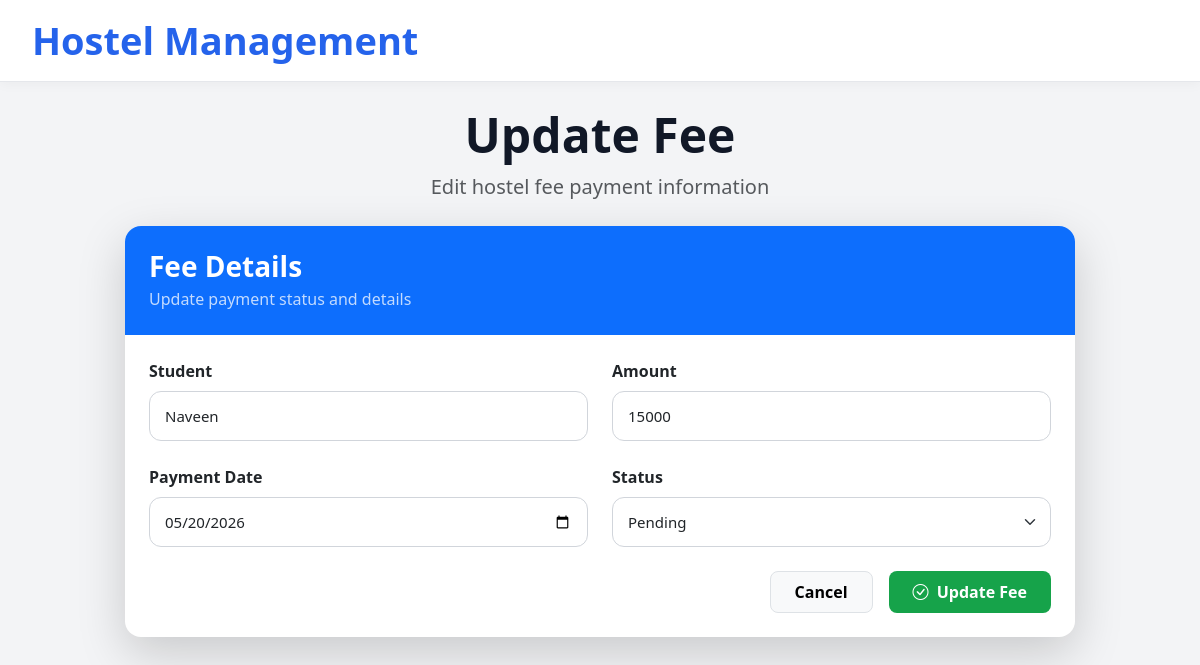
The page /update-fee/6/ on the database its author committed.
### hostel_app/models.py (models this page shows, shortened)
class Fee(models.Model):
    student = models.ForeignKey(
        Student,
        on_delete=models.CASCADE
    )
    amount = models.IntegerField()
    payment_date = models.DateField()
    status = models.CharField(
        max_length=20
    )

### hostel_app/views.py (the view, shortened to what this page needs)
def update_fee(request, id):
    fee = Fee.objects.get(id=id)
    form = FeeForm(instance=fee)
    context = {
        "form": form
    }
    return render(
        request,
        "fees/update_fee.html",
        context
    )

### hostel_app/forms.py
class FeeForm(forms.ModelForm):
    class Meta:
        model = Fee
        fields = "__all__"
        widgets = {
            "payment_date": forms.DateInput(
                attrs={
                    "type": "date",
                    "class": "form-control"
                }
            ),
            'status': forms.Select(
    choices=[
        ('Pending', 'Pending'),
        ('Paid', 'Paid'),
    ],
    attrs={
        'class': 'form-select'
    }
),
            "student": forms.Select(
                attrs={
                    "class": "form-control"
                }
            ),
            "amount": forms.NumberInput(
                attrs={
                    "class": "form-control"
                }
            ),
        }

### hostel_app/models.py (called while the page is built)
    def __str__(self):
        return self.student_name

### hostel_app/templates/fees/update_fee.html (shortened to what this page needs)
{% extends "master.html" %}
{% block content %}
<div class="container-fluid py-4">
    <div class="text-center mb-4">
        <h1 class="fw-bold display-5 mb-2">
            Update Fee
        </h1>
        <p class="text-muted fs-5">
            Edit hostel fee payment information
        </p>
    </div>
    <div class="card border-0 shadow-lg rounded-4 overflow-hidden mx-auto"
         style="max-width: 950px;">
        <div class="bg-primary text-white p-4">
            <h3 class="fw-bold mb-1">
                Fee Details
            </h3>
            <p class="mb-0 opacity-75">
                Update payment status and details
            </p>
        </div>
        <div class="card-body p-4">
            <form method="POST">
                <div class="row g-4">
                    <div class="col-md-6">
                        <label class="form-label fw-semibold">
                            Student
                        </label>
                        {{ form.student }}
                    </div>
                    <div class="col-md-6">
                        <label class="form-label fw-semibold">
                            Amount
                        </label>
                        {{ form.amount }}
                    </div>
                    <div class="col-md-6">
                        <label class="form-label fw-semibold">
                            Payment Date
                        </label>
                        {{ form.payment_date }}
                    </div>
                    <div class="col-md-6">
                        <label class="form-label fw-semibold">
                            Status
                        </label>
                        {{ form.status }}
                    </div>
                </div>
                <div class="d-flex justify-content-end gap-3 mt-4">
                    <a href="{% url 'fee-list' %}"
                       class="btn btn-light border px-4 py-2 rounded-3 fw-semibold">
                        Cancel
                    </a>
                    <button type="submit"
                            class="btn btn-success px-4 py-2 rounded-3 fw-semibold">
                        <i class="bi bi-check-circle me-1"></i>
                        Update Fee
                    </button>
                </div>
            </form>
        </div>
    </div>
</div>
{% endblock content %}

### hostel_app/templates/master.html (style rules this page uses)
* { margin: 0; padding: 0; box-sizing: border-box; }
body { background: #f3f4f6; font-family: 'Segoe UI', sans-serif; overflow-x: hidden; }
.btn { border-radius: 12px; padding: 10px 20px; font-weight: 600; border: none; }
.btn-success { background: #16a34a; }
.form-control, .form-select { border-radius: 12px; padding: 12px 15px; border: 1px solid #d1d5db; box-shadow: none; }
h1 { font-size: 52px; font-weight: 800; color: #111827; margin-bottom: 12px; }

### hostel_app/templates/fees/update_fee.html (style rules this page uses)
.form-control, .form-select { height: 50px; border-radius: 12px; font-size: 15px; }

### rows shown on the page
Fee: student "Naveen", amount "15000", payment_date "05/20/2026", status "Pending"
